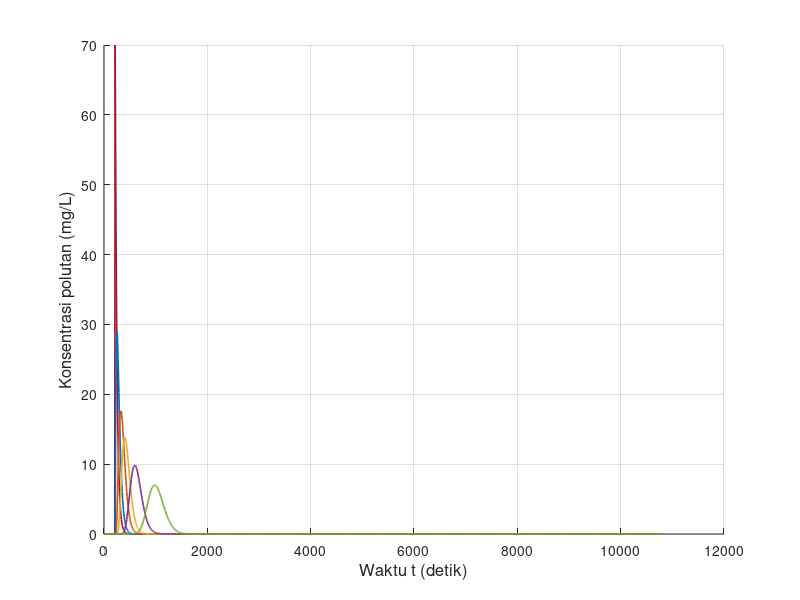

MATLAB code to generate this figure: (Note: this script raises an error after producing the figure.)
clear; clc; close all;

% Feby Syarief Al A`raaf
% 26050124130087
% Oseanografi C

% Simulasi adveksi 1 dimensi dengan metode Upstream
% Sumber polutan diskontinu
% NIM ganjil, xyz = 087, sehingga z = 7 dan 0.zyx = 0.780

x_digit = 0;
y_digit = 8;
z_digit = 7;

u_xyz    = 0.780;
C_source = 10 * z_digit;

L = 3000;
T = 10800;

scenario(1).nama = 'Skenario 1';
scenario(1).dx   = 30;
scenario(1).dt   = 8;
scenario(1).u    = u_xyz;
scenario(1).n    = 20 + z_digit;
scenario(1).m    = 30 + z_digit;

scenario(2).nama = 'Skenario 2';
scenario(2).dx   = 60;
scenario(2).dt   = 8;
scenario(2).u    = u_xyz;
scenario(2).n    = 20 + z_digit;
scenario(2).m    = 60 + z_digit;

scenario(3).nama = 'Skenario 3';
scenario(3).dx   = 15;
scenario(3).dt   = 8;
scenario(3).u    = u_xyz;
scenario(3).n    = 20 + z_digit;
scenario(3).m    = 15 + z_digit;

scenario(4).nama = 'Skenario 4';
scenario(4).dx   = 30;
scenario(4).dt   = 8;
scenario(4).u    = 0.5 * u_xyz;
scenario(4).n    = 20 + z_digit;
scenario(4).m    = 30 + z_digit;

scenario(5).nama = 'Skenario 5';
scenario(5).dx   = 30;
scenario(5).dt   = 8;
scenario(5).u    = 2 * u_xyz;
scenario(5).n    = 20 + z_digit;
scenario(5).m    = 30 + z_digit;

scenario(6).nama = 'Skenario 6';
scenario(6).dx   = 30;
scenario(6).dt   = 8;
scenario(6).u    = -u_xyz;
scenario(6).n    = 20 + z_digit;
scenario(6).m    = 30 + z_digit;

scenario(7).nama = 'Skenario 7';
scenario(7).dx   = 30;
scenario(7).dt   = 2;
scenario(7).u    = u_xyz;
scenario(7).n    = 100 + z_digit;
scenario(7).m    = 30 + z_digit;

scenario(8).nama = 'Skenario 8';
scenario(8).dx   = 30;
scenario(8).dt   = 16;
scenario(8).u    = u_xyz;
scenario(8).n    = 10 + z_digit;
scenario(8).m    = 30 + z_digit;

folder_output = 'output_Diskontinu_Upstream_Polutan_Terhadap_Waktu';
if ~exist(folder_output, 'dir')
    mkdir(folder_output);
end

for s = 1:numel(scenario)
    
    fprintf('\nMemproses %s\n', scenario(s).nama);
    
    dx       = scenario(s).dx;
    dt       = scenario(s).dt;
    u        = scenario(s).u;
    n_source = scenario(s).n;
    m_source = scenario(s).m;
    
    M_grid = round(L / dx);
    Mmax   = max(M_grid, m_source);
    Nmax   = round(T / dt);
    
    courant = u * dt / dx;
    
    fprintf('dx = %.3f m, dt = %.3f s, u = %.3f m/s, n = %d, m = %d\n', ...
        dx, dt, u, n_source, m_source);
    fprintf('Mmax = %d, Nmax = %d, C = %.4f\n', Mmax, Nmax, courant);
    
    F0 = zeros(1, Mmax);
    F  = zeros(1, Mmax);
    
    t_step = 0:Nmax;
    t_time = t_step * dt;
    
    m_plot = [1, ...
        m_source - 20, m_source - 10, m_source - 5, m_source - 3, m_source - 1, ...
        m_source, ...
        m_source + 1, m_source + 3, m_source + 5, m_source + 10, m_source + 20];
    
    m_plot = unique(m_plot, 'stable');
    m_plot_valid = m_plot(m_plot >= 1 & m_plot <= Mmax);
    
    if length(m_plot_valid) < length(m_plot)
        fprintf('%s: beberapa grid berada di luar domain sehingga tidak digrafikkan.\n', scenario(s).nama);
    end
    
    history = NaN(length(t_step), length(m_plot_valid));
    
    F0(:) = 0;
    
    if n_source == 0
        F0(m_source) = C_source;
    end
    
    for p = 1:length(m_plot_valid)
        history(1, p) = F0(m_plot_valid(p));
    end
    
    for J = 1:Nmax
        
        F0(1)    = F0(2);
        F0(Mmax) = F0(Mmax-1);
        
        for i = 2:(Mmax-1)
            if u >= 0
                F(i) = F0(i) - (u * dt / dx) * (F0(i) - F0(i-1));
            else
                F(i) = F0(i) - (u * dt / dx) * (F0(i+1) - F0(i));
            end
        end
        
        F(1)    = F(2);
        F(Mmax) = F(Mmax-1);
        
        if J == n_source
            F(m_source) = C_source;
        end
        
        for p = 1:length(m_plot_valid)
            history(J + 1, p) = F(m_plot_valid(p));
        end
        
        F0 = F;
    end
    
    fig = figure('Visible', 'off', 'Position', [100 100 1400 600]);
    hold on;
    
    legend_text = {};
    
    for k = 1:length(m_plot_valid)
        plot(t_time, history(:, k), 'LineWidth', 1.2);
        legend_text{end+1} = sprintf('m = %d', m_plot_valid(k));
    end
    
    grid on;
    xlabel('Waktu t (detik)', 'FontSize', 12);
    ylabel('Konsentrasi polutan (mg/L)', 'FontSize', 12);
    title(sprintf('%s - Konsentrasi polutan terhadap waktu (Upstream)', scenario(s).nama), ...
        'Feby Syarief-0087-Ose C', 'FontSize', 14, 'FontWeight', 'bold');
    xlim([t_time(1), t_time(end)]);
    
    y_max = max(history(:), [], 'omitnan');
    if isempty(y_max) || isnan(y_max) || y_max <= 0
        ylim([0 1]);
    else
        ylim([0, max(C_source * 1.2, y_max * 1.1)]);
    end
    
    set(gca, 'FontSize', 11);
    
    legend(legend_text, ...
        'Location', 'northwest', ...
        'FontSize', 8, ...
        'NumColumns', 2, ...
        'Box', 'on');
    
    hold off;
    
    nama_file = sprintf('upstream_diskontinu_waktu_skenario_%d.png', s);
    saveas(fig, fullfile(folder_output, nama_file));
    close(fig);
    
    fprintf('%s selesai diproses.\n', scenario(s).nama);
end

fprintf('\nSemua skenario telah selesai diproses.\n');
